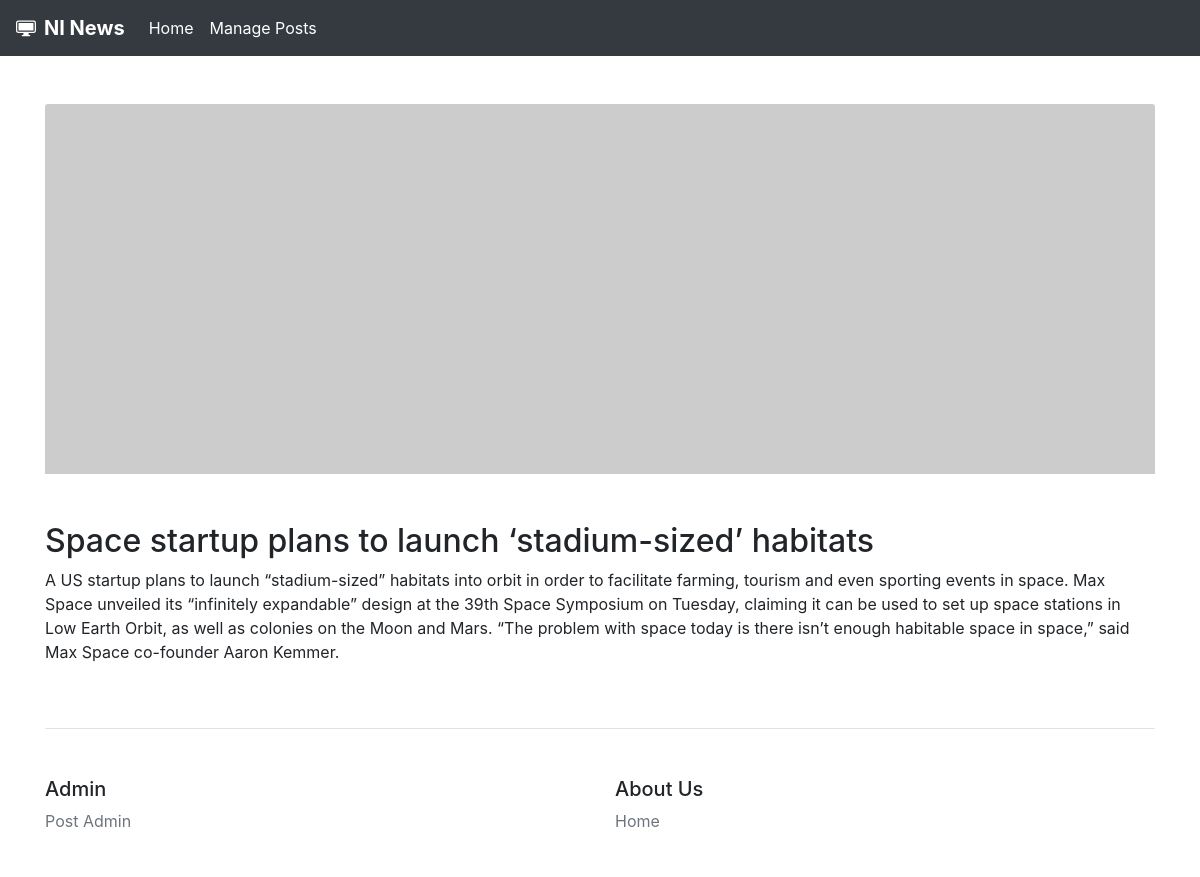
Screenshot of /space/ with the database file from the repository.
### core/models.py (models this page shows, shortened)
class Core(models.Model):
    title = models.CharField(max_length=200)
    excerpt = models.TextField(null=True)
    author = models.ForeignKey(User, on_delete=models.CASCADE, related_name='cores')
    slug = models.SlugField(max_length=100, unique=True)
    updated = models.DateTimeField(auto_now=True)
    published = models.DateTimeField(default=timezone.now)
    class Meta:
        ordering =  ['-published']

### core/views.py (the view)
# urls.py: path('<slug:slug>/', views.SingleView.as_view(), name='single'),
class SingleView(DetailView):
    model = Core
    template_name = 'core/single.html'
    context_object_name = 'post'

### core/templates/core/single.html
{% extends 'core/base.html' %}
{% block content %}
<div class="container">
  <div class="row">
    <div class="col-12 pt-5">
      <img class="card-img-top" src="https://via.placeholder.com/300x100" alt="Card image cap">
      <h2 class="pt-5">{{post.title}}</h2>
      <p>{{post.excerpt}}</p>
    </div>
  </div>
</div>
{% endblock %}

### rows the page displays
Core: title "Space startup plans to launch ‘stadium-sized’ habitats", excerpt "A US startup plans to launch “stadium-sized” habitats into orbit in order to facilitate farming, tourism and even sporting events in space. Max Space unveiled its “infinitely expandable” design at the 39th Space Symposium on Tuesday, claiming it can be used to set up space stations in Low Earth Orbit, as well as colonies on the Moon and Mars. “The problem with space today is there isn’t enough habitable space in space,” said Max Space co-founder Aaron Kemmer."
